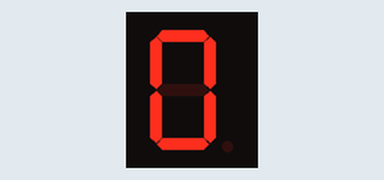
Simulated run of this sketch. Board: Arduino Uno, built with avr-gcc and run on an emulated ATmega328P. On the bench: 1-digit seven-segment display. Wiring (inferred from the names in the program): 1-digit 7-segment display, segments lit when LOW: segments pin 2, pin 3, pin 4, pin 5, pin 6, pin 7, pin 8. The segment pins are drawn as the display they are named for.

Above: at 0.1 s.
At 1.1 s:
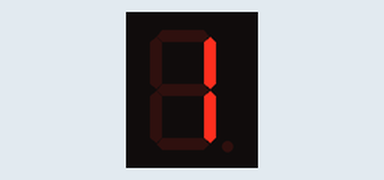
At 2.1 s:
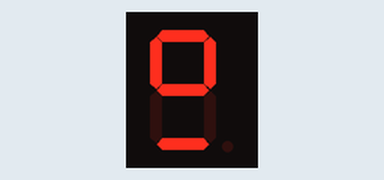

Measured:
- by itself, everything shown: repeats every 11.0 s, in 3 steps
- what the display in image 1 shows lasts 1.0 s, from 1.0 s to 2.0 s
- what the display in image 2 shows lasts 9.0 s, from 2.0 s to 11.0 s

The sketch:

7_Segment_Display.ino
```cpp
const int A = 2;
const int B = 3;
const int C = 4;
const int D = 5;
const int E = 6;
const int F = 7;
const int G = 8;

int count =0; //Value of count is use to display the numbers on 7 Segment LED
void setup()
{
  Serial.begin(9600);
  for(int i=2; i<=8; i++)
  {
    pinMode(i, OUTPUT); //setting pins to output
  }
}

void loop()
{
  switch (count)
  {
    case 0: digitalWrite(A,LOW);
            digitalWrite(B,LOW);
            digitalWrite(C,LOW);
            digitalWrite(D,LOW);
            digitalWrite(E,LOW);
            digitalWrite(F,LOW);
            digitalWrite(G,HIGH);
            break;

    case 1: digitalWrite(A,HIGH);
            digitalWrite(B,LOW);
            digitalWrite(C,LOW);
            digitalWrite(D,HIGH);
            digitalWrite(E,HIGH);
            digitalWrite(F,HIGH);
            digitalWrite(G,HIGH);
            break;

   case 2: digitalWrite(A,LOW);
            digitalWrite(B,LOW);
            digitalWrite(C,HIGH);
            digitalWrite(D,LOW);
            digitalWrite(E,HIGH);
            digitalWrite(F,LOW);
            digitalWrite(G,LOW);
            break;
          // same scanerio goes to till count 9
  }

  if (count<10)
   {
    count=count+1;
    delay(1000);
   }
   else
   {
    count=0; //again set count =0
    delay(1000);
   }
}
```
